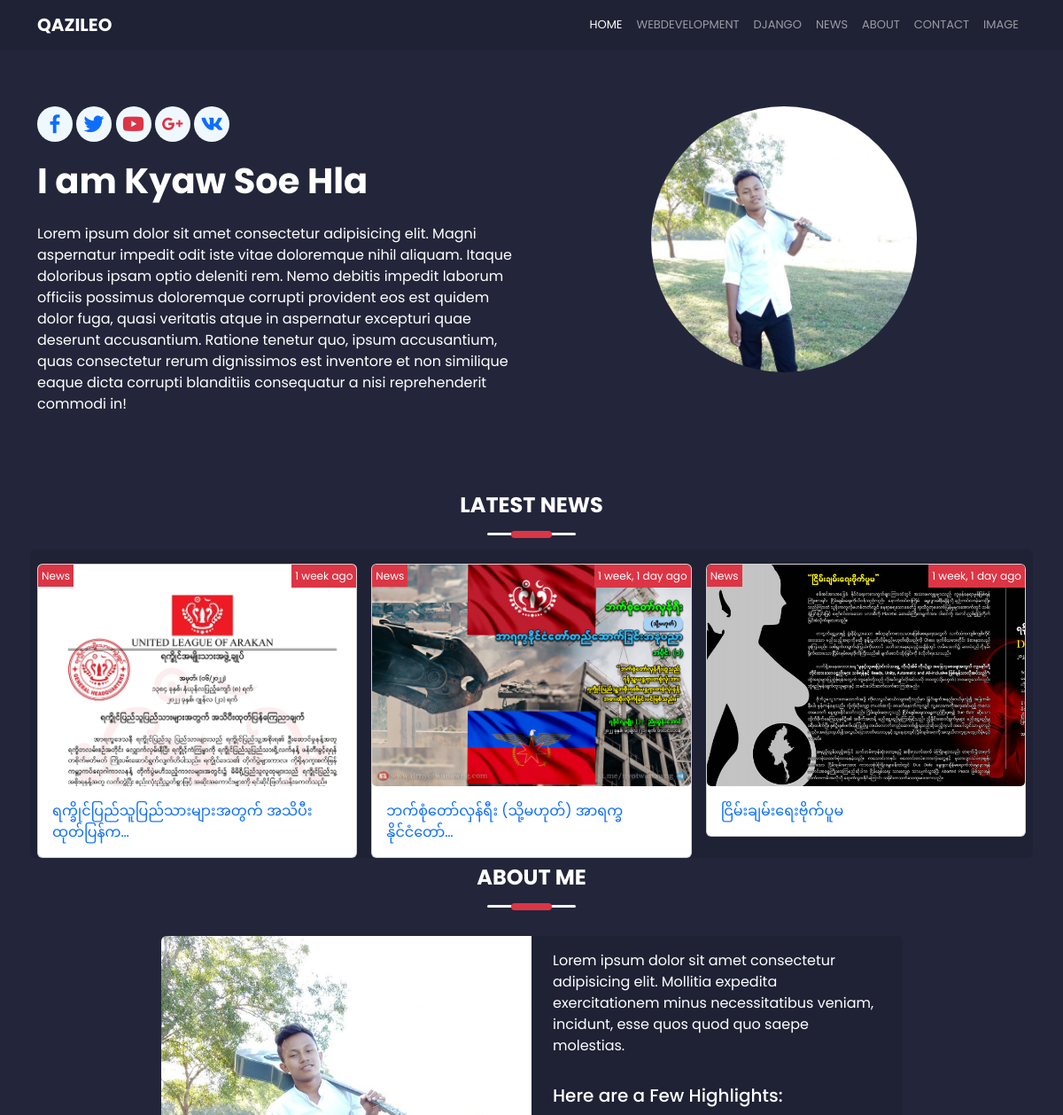
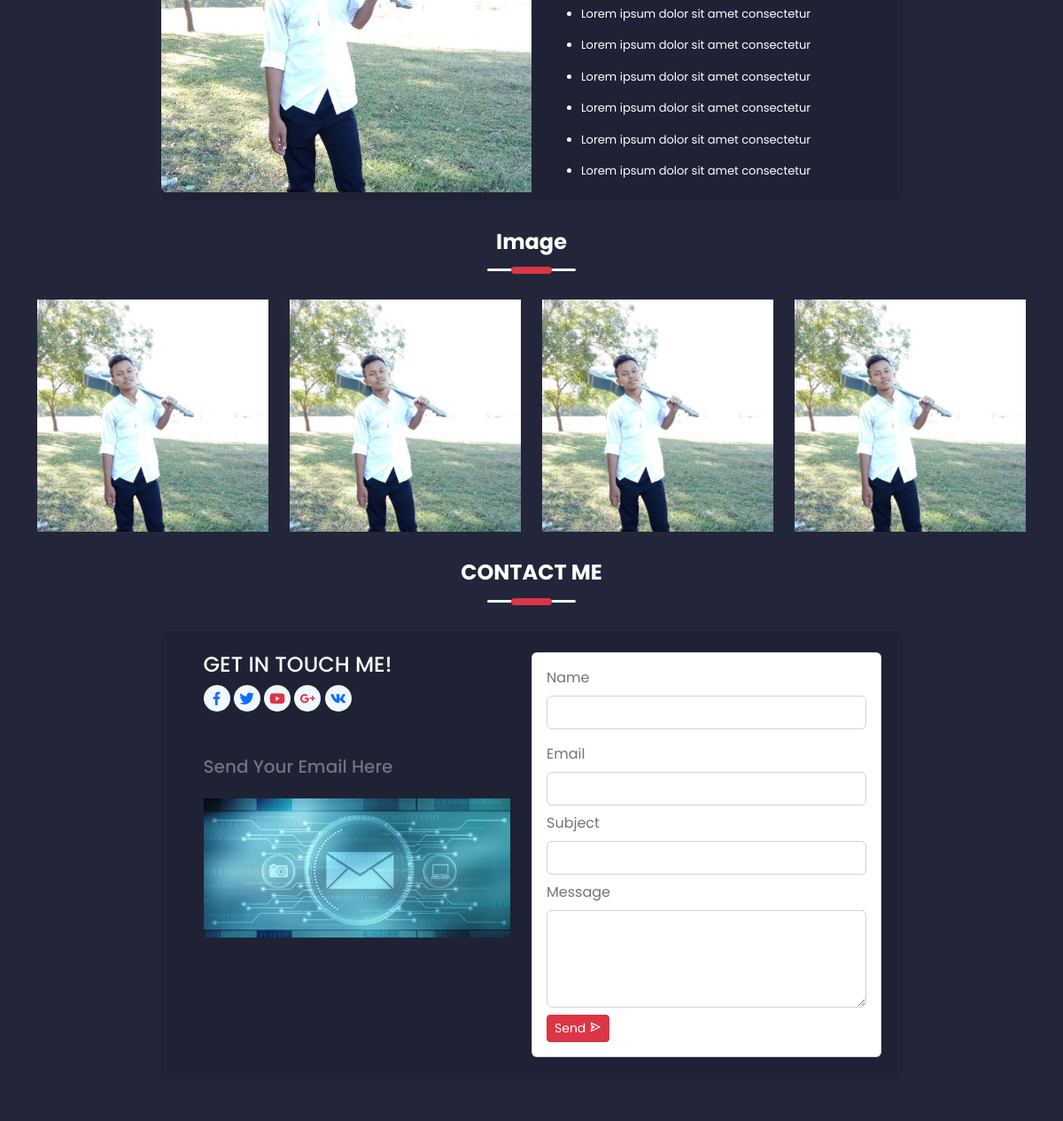
The page / on the database its author committed (2 pictures, top to bottom).
### base/models.py (models this page shows, shortened)
class Category(models.Model):
    name = models.CharField(max_length=255)
    slug = models.SlugField(
            default='',
            editable=False,
        )
    created = models.DateTimeField(auto_now_add=True)
    updated = models.DateTimeField(auto_now=True)
    def __str__(self):
        return self.name

class Post(models.Model):
    title = models.CharField(max_length=255)
    category = models.ForeignKey(Category,on_delete=models.CASCADE, null=True,blank=True)
    thumbnail = models.ImageField(null=True,blank=True)
    body =QuillField()
    tags = models.ManyToManyField(Tag)
    created = models.DateTimeField(auto_now_add=True)
    updated = models.DateTimeField(auto_now=True)
    feature = models.BooleanField(default=False,null=True)
    id = models.UUIDField(default=uuid.uuid4,unique=True,primary_key=True,editable=False)
    class Meta:
        ordering = ['-created']

### base/views.py (the view)
# urls.py: path('',views.home, name='home' ),
def home(request):
    posts = Post.objects.all()[:3]
    categories = Category.objects.all()
    context = {'posts':posts,'categories':categories}
    return render(request,'base/home.html',context)

### base/templates/base/home.html (shortened to what this page needs)
<!DOCTYPE html>
{% load static %}
<html lang="en">
  <head>
    <link rel="stylesheet" href="{% static 'styles/css/main.css' %}" />
    <link
      href="https://unpkg.com/boxicons@2.1.2/css/boxicons.min.css"
      rel="stylesheet"
    />
    <link
      href="https://cdn.jsdelivr.net/npm/bootstrap@5.2.0-beta1/dist/css/bootstrap.min.css"
      rel="stylesheet"
    />
  </head>
  <body>
    {% include 'base/layouts/navbar.html' %}
    <div class="bg-custom py-5">
      <div class="container py-3">
        <div class="row">
          <div class="col-12 col-md-6 col-lg-6">
            <div class="social-content">
              <a href="" class="text-primary fs-3"
                ><i class="bx bxl-facebook"></i
              ></a>
              <a href="" class="text-primary fs-3"
                ><i class="bx bxl-twitter"></i
              ></a>
              <a href="" class="text-danger fs-3"
                ><i class="bx bxl-youtube"></i
              ></a>
              <a href="" class="text-danger fs-3"
                ><i class="bx bxl-google-plus"></i
              ></a>
              <a href="" class="text-primary fs-3"><i class="bx bxl-vk"></i></a>
            </div>
            <h1 class="text-white py-3 fw-bold">I am Kyaw Soe Hla</h1>
            <p class="text-white">
              Lorem ipsum dolor sit amet consectetur adipisicing elit. Magni
              aspernatur impedit odit iste vitae doloremque nihil aliquam.
              Itaque doloribus ipsam optio deleniti rem. Nemo debitis impedit
              laborum officiis possimus doloremque corrupti provident eos est
              quidem dolor fuga, quasi veritatis atque in aspernatur excepturi
              quae deserunt accusantium. Ratione tenetur quo, ipsum accusantium,
              quas consectetur rerum dignissimos est inventore et non similique
              eaque dicta corrupti blanditiis consequatur a nisi reprehenderit
              commodi in!
            </p>
          </div>
          <div class="col-12 col-md-6 col-lg-6 justify-content-center">
            <div class="mx-auto profile">
              <img
                src="{% static 'images/qazileo.jpg' %}"
                class="img-fluid"
                alt=""
              />
            </div>
          </div>
        </div>
      </div>
    </div>
    <div class="bg-container">
      <div class="container">
        {% include 'base/partials/latestnews.html' %}
        {% include 'base/partials/about.html' %}
        <br />
        {% include 'base/partials/image.html' %}
        <br />
        {% include 'base/partials/contact.html' %}
        <br /><br />
      </div>
    </div>
  </body>
</html>

### base/templates/base/layouts/navbar.html (shortened to what this page needs)
<div>
    <nav class="navbar navbar-dark navbar-expand-lg bg-color">
      <div class="container">
        <a class="navbar-brand fw-bold" href="{% url 'home' %}">QAZILEO</a>
        <div class="collapse navbar-collapse" id="navbarSupportedContent">
          <ul class="navbar-nav ms-auto mb-2 mb-lg-0">
            <li class="nav-item">
              <a class="nav-link active" aria-current="page" href="{% url 'home' %}">HOME</a>
            </li>
             {% for category in categories %}
            <li class="nav-item">
                <a class="nav-link text-uppercase" href="{% url 'categorypost' category|slugify %}">{{category.name}}</a>
              </li>
            {% endfor %}
            <li class="nav-item">
              <a class="nav-link" href="{% url 'home' %}#about-me">ABOUT</a>
            </li>
            <li class="nav-item">
              <a class="nav-link" href="{% url 'home' %}#contact-me">CONTACT</a>
            </li>
            <li class="nav-item">
              <a class="nav-link" href="{% url 'home' %}#image">IMAGE</a>
            </li>
          </ul>
        </div>
      </div>
    </nav>
  </div>

### base/templates/base/partials/latestnews.html (shortened to what this page needs)
<div class="text-center">
    <h4 class="text-white fw-bold py-2">LATEST NEWS</h4>
    <div class="line-span mx-auto bg-danger"></div>
    <br />
  </div>
  <div class="row g-3 bg-color rounded">
    {% for post in posts %}
    <div class="col-12 col-md-4 col-lg-4">
      <div class="card">
        <div
          class="card-img"
          style="background-image:url({{post.thumbnail.url}});background-size:cover;"
        >
          <span class="text-white bg-danger p-1 text"
            >{{post.category}}</span
          >
          <span class="text-white bg-danger p-1 text float-end"
            >{{post.created | timesince}} ago</span
          >
        </div>
        <div class="card-body">
          <a
            href="{% url 'detail' post.id %}"
            class="text-decoration-none"
            >{{ post.title|truncatechars:40}}</a
          >
        </div>
      </div>
    </div>
    {% endfor %}
  </div>

### static/styles/css/main.css (style rules this page uses)
body h1, h2, h3, h4, h5, h6, div, span, p, li, a { font-family: "Poppins", sans-serif; }
body ul li { font-size: 13px; }
.bg-color { background-color: #1f2235 !important; }
.text { font-size: 12px !important; }
.bg-custom { background-color: #23263a; display: flex; align-items: center; height: auto; }
.social-content .bx { height: 40px; width: 40px; line-height: 40px; text-align: center; border-radius: 50%; background-color: aliceblue; }
.profile { width: 300px; height: 300px; overflow: hidden; border-radius: 50%; }
.bg-container { background-color: #23263a; height: auto; }
.line-span { width: 46px; height: 8px; border-radius: 5px; top: -5px; position: relative; }
.card-img { height: 250px; overflow: hidden; }

### rows shown on the page
Category: name "WEBDEVELOPMENT"
Category: name "DJANGO"
Category: name "NEWS"
Post: thumbnail (picture), category "News", created "1 week", title "ရက္ခိုင်ပြည်သူပြည်သားများအတွက် အသိပီးထုတ်ပြန်က…"
Post: thumbnail (picture), category "News", created "1 week, 1 day", title "ဘက်စုံတော်လှန်ရီး (သို့မဟုတ်) အာရက္ခနိုင်ငံတော်…"
Post: thumbnail (picture), category "News", created "1 week, 1 day", title "ငြိမ်းချမ်းရေးဗိုက်ပူမ"
